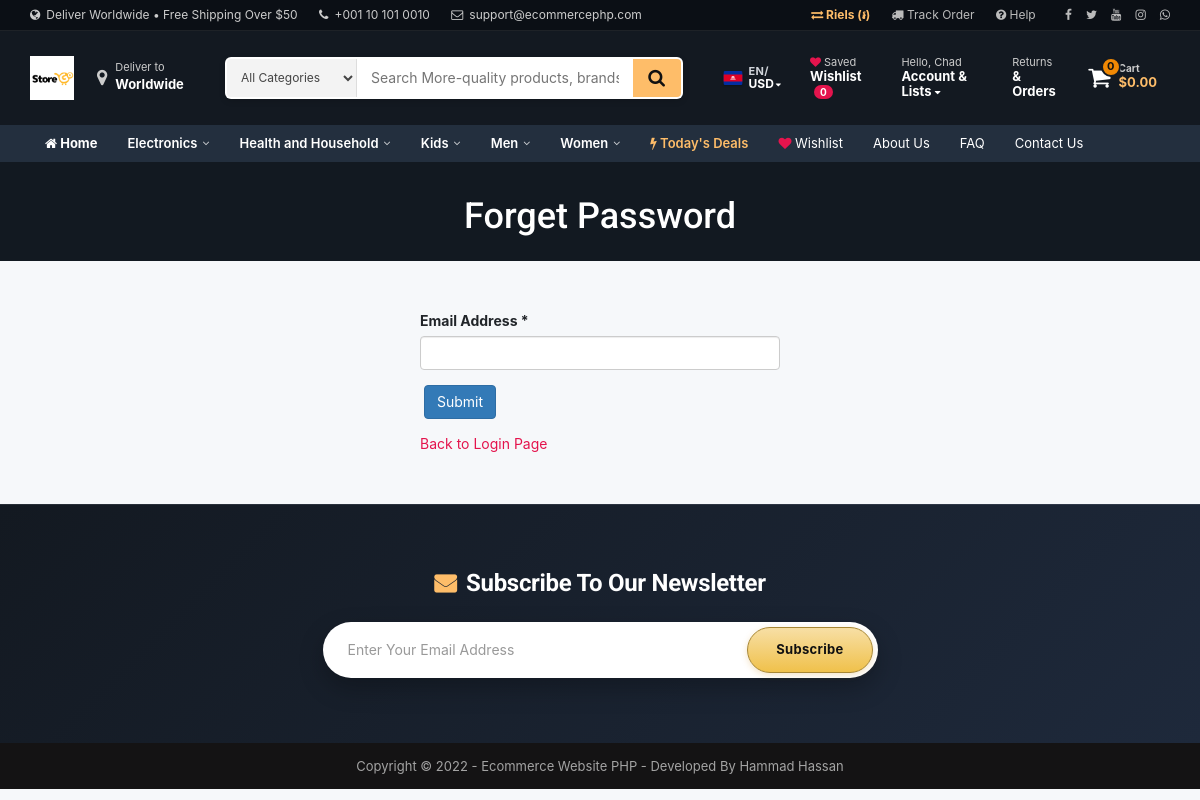
Screenshot of /forget-password.php (signed in) with the database file from the repository.
### tables this page shows
CREATE TABLE `tbl_settings` (
    `id` INT NOT NULL AUTO_INCREMENT,
    `logo` VARCHAR(255) NOT NULL,
    `favicon` VARCHAR(255) NOT NULL,

    `footer_about` TEXT NOT NULL,
    `footer_copyright` TEXT NOT NULL,
    `contact_address` TEXT NOT NULL,
    `contact_email` VARCHAR(255) NOT NULL,
    `contact_phone` VARCHAR(255) NOT NULL,
    `contact_fax` VARCHAR(255) NOT NULL,
    `contact_map_iframe` TEXT NOT NULL,

    `receive_email` VARCHAR(255) NOT NULL,
    `receive_email_subject` VARCHAR(255) NOT NULL,
    `receive_email_thank_you_message` TEXT NOT NULL,
    `forget_password_message` TEXT NOT NULL,

    `total_recent_post_footer` INT NOT NULL,
    `total_popular_post_footer` INT NOT NULL,
    `total_recent_post_sidebar` INT NOT NULL,
    `total_popular_post_sidebar` INT NOT NULL,
    `total_featured_product_home` INT NOT NULL,
    `total_latest_product_home` INT NOT NULL,
    `total_popular_product_home` INT NOT NULL,

    `meta_title_home` TEXT NOT NULL,
    `meta_keyword_home` TEXT NOT NULL,
    `meta_description_home` TEXT NOT NULL,

    `banner_login` VARCHAR(255) NOT NULL,
    `banner_registration` VARCHAR(255) NOT NULL,
    `banner_forget_password` VARCHAR(255) NOT NULL,
    `banner_reset_password` VARCHAR(255) NOT NULL,
    `banner_search` VARCHAR(255) NOT NULL,
    `banner_cart` VARCHAR(255) NOT NULL,
    `banner_checkout` VARCHAR(255) NOT NULL,
    `banner_product_category` VARCHAR(255) NOT NULL,
    `banner_blog` VARCHAR(255) NOT NULL,

    `cta_title` VARCHAR(255) NOT NULL,
    `cta_content` TEXT NOT NULL,
    `cta_read_more_text` VARCHAR(255) NOT NULL,
    `cta_read_more_url` VARCHAR(255) NOT NULL,
    `cta_photo` VARCHAR(255) NOT NULL,

    `featured_product_title` VARCHAR(255) NOT NULL,
    `featured_product_subtitle` VARCHAR(255) NOT NULL,
    `latest_product_title` VARCHAR(255) NOT NULL,
    `latest_product_subtitle` VARCHAR(255) NOT NULL,
    `popular_product_title` VARCHAR(255) NOT NULL,
    `popular_product_subtitle` VARCHAR(255) NOT NULL,

    `testimonial_title` VARCHAR(255) NOT NULL,
    `testimonial_subtitle` VARCHAR(255) NOT NULL,
    `testimonial_photo` VARCHAR(255) NOT NULL,

    `blog_title` VARCHAR(255) NOT NULL,
    `blog_subtitle` VARCHAR(255) NOT NULL,
    `newsletter_text` TEXT NOT NULL,

    `paypal_email` VARCHAR(255) NOT NULL,
    `stripe_public_key` VARCHAR(255) NOT NULL,
    `stripe_secret_key` VARCHAR(255) NOT NULL,

    `bank_detail` TEXT NOT NULL,

    `before_head` TEXT NOT NULL,
    `after_body` TEXT NOT NULL,
    `before_body` TEXT NOT NULL,

    `home_service_on_off` TINYINT NOT NULL,
    `home_welcome_on_off` TINYINT NOT NULL,
    `home_featured_product_on_off` TINYINT NOT NULL,
    `home_latest_product_on_off` TINYINT NOT NULL,
    `home_popular_product_on_off` TINYINT NOT NULL,
    `home_testimonial_on_off` TINYINT NOT NULL,
    `home_blog_on_off` TINYINT NOT NULL,
    `newsletter_on_off` TINYINT NOT NULL,

    `ads_above_welcome_on_off` TINYINT NOT NULL,
    `ads_above_featured_product_on_off` TINYINT NOT NULL,
    `ads_above_latest_product_on_off` TINYINT NOT NULL,
    `ads_above_popular_product_on_off` TINYINT NOT NULL,
    `ads_above_testimonial_on_off` TINYINT NOT NULL,
    `ads_category_sidebar_on_off` TINYINT NOT NULL,

    PRIMARY KEY (`id`)
);

CREATE TABLE `tbl_social` (
  `social_id` int(11) NOT NULL,
  `social_name` varchar(30) NOT NULL,
  `social_url` varchar(255) NOT NULL,
  `social_icon` varchar(30) NOT NULL
);

CREATE TABLE `tbl_top_category` (
  `tcat_id` int(11) NOT NULL,
  `tcat_name` varchar(255) NOT NULL,
  `show_on_menu` int(1) NOT NULL
);

CREATE TABLE `tbl_page` (
  `id` int(11) NOT NULL,
  `about_title` varchar(255) NOT NULL,
  `about_content` text NOT NULL,
  `about_banner` varchar(255) NOT NULL,
  `about_meta_title` varchar(255) NOT NULL,
  `about_meta_keyword` text NOT NULL,
  `about_meta_description` text NOT NULL,
  `faq_title` varchar(255) NOT NULL,
  `faq_banner` varchar(255) NOT NULL,
  `faq_meta_title` varchar(255) NOT NULL,
  `faq_meta_keyword` text NOT NULL,
  `faq_meta_description` text NOT NULL,
  `blog_title` varchar(255) NOT NULL,
  `blog_banner` varchar(255) NOT NULL,
  `blog_meta_title` varchar(255) NOT NULL,
  `blog_meta_keyword` text NOT NULL,
  `blog_meta_description` text NOT NULL,
  `contact_title` varchar(255) NOT NULL,
  `contact_banner` varchar(255) NOT NULL,
  `contact_meta_title` varchar(255) NOT NULL,
  `contact_meta_keyword` text NOT NULL,
  `contact_meta_description` text NOT NULL,
  `pgallery_title` varchar(255) NOT NULL,
  `pgallery_banner` varchar(255) NOT NULL,
  `pgallery_meta_title` varchar(255) NOT NULL,
  `pgallery_meta_keyword` text NOT NULL,
  `pgallery_meta_description` text NOT NULL,
  `vgallery_title` varchar(255) NOT NULL,
  `vgallery_banner` varchar(255) NOT NULL,
  `vgallery_meta_title` varchar(255) NOT NULL,
  `vgallery_meta_keyword` text NOT NULL,
  `vgallery_meta_description` text NOT NULL
);

### forget-password.php (the view, shortened to what the rows shown need)
<?php require_once('header.php'); ?>
<?php
$statement = $pdo->prepare("SELECT * FROM tbl_settings WHERE id=1");
$statement->execute();
$result = $statement->fetchAll(PDO::FETCH_ASSOC);
foreach ($result as $row) {
    $banner_forget_password = $row['banner_forget_password'];
}
?>
<div class="page-banner" style="background-color:#444;background-image: url(assets/uploads/<?php echo $banner_forget_password; ?>);">
    <div class="inner">
        <h1><?php echo LANG_VALUE_97; ?></h1>
    </div>
</div>
<div class="page">
    <div class="container">
    </div>
</div>
<?php require_once('footer.php'); ?>

### header.php (shortened to what the rows shown need)
<?php
include("admin/inc/config.php");
$statement = $pdo->prepare("SELECT * FROM tbl_settings WHERE id=1");
$statement->execute();
$result = $statement->fetchAll(PDO::FETCH_ASSOC);
foreach ($result as $row)
{
	$logo = $row['logo'];
	$contact_email = $row['contact_email'];
	$contact_phone = $row['contact_phone'];
}
?>
<!DOCTYPE html>
<html lang="en">
<head>
	<link rel="stylesheet" href="assets/css/bootstrap.min.css">
	<link rel="stylesheet" href="assets/css/font-awesome.min.css">
	<link rel="stylesheet" href="assets/css/owl.carousel.min.css">
	<link rel="stylesheet" href="assets/css/owl.theme.default.min.css">
	<link rel="stylesheet" href="assets/css/jquery.bxslider.min.css">
    <link rel="stylesheet" href="assets/css/magnific-popup.css">
    <link rel="stylesheet" href="assets/css/rating.css">
	<link rel="stylesheet" href="assets/css/spacing.css">
	<link rel="stylesheet" href="assets/css/bootstrap-touch-slider.css">
	<link rel="stylesheet" href="assets/css/animate.min.css">
	<link rel="stylesheet" href="assets/css/tree-menu.css">
	<link rel="stylesheet" href="assets/css/select2.min.css">
	<link rel="stylesheet" href="assets/css/main.css">
	<link rel="stylesheet" href="assets/css/responsive.css">
	<link rel="stylesheet" href="assets/css/modern-ecommerce.css?v=<?php echo time(); ?>">
	<?php
	$statement = $pdo->prepare("SELECT * FROM tbl_page WHERE id=1");
	$statement->execute();
	$result = $statement->fetchAll(PDO::FETCH_ASSOC);
		?>
</head>
<body>
<?php
$stmt_top_cat = $pdo->prepare("SELECT * FROM tbl_top_category ORDER BY tcat_name ASC");
$stmt_top_cat->execute();
$header_top_categories = $stmt_top_cat->fetchAll(PDO::FETCH_ASSOC);
?>
<div class="modern-top-bar">
	<div class="container">
		<div class="row">
			<div class="col-md-7 col-sm-6 col-xs-12">
				<span class="top-item"><i class="fa fa-globe"></i> Deliver Worldwide &bull; Free Shipping Over $50</span>
				<span class="top-item hidden-xs"><i class="fa fa-phone"></i> <?php echo htmlspecialchars($contact_phone); ?></span>
				<span class="top-item hidden-xs hidden-sm"><i class="fa fa-envelope-o"></i> <?php echo htmlspecialchars($contact_email); ?></span>
			</div>
			<div class="col-md-5 col-sm-6 col-xs-12 text-right">
				<span class="top-item hidden-xs" style="margin-right: 0;">
					<?php
					$statement = $pdo->prepare("SELECT * FROM tbl_social");
					$statement->execute();
					$result = $statement->fetchAll(PDO::FETCH_ASSOC);
					foreach ($result as $row) {
						if (!empty($row['social_url'])) {
							echo '<a href="'.$row['social_url'].'" style="margin-left:8px;" target="_blank"><i class="'.$row['social_icon'].'"></i></a>';
						}
					}
					?>
				</span>
			</div>
		</div>
	</div>
</div>
<header class="modern-header">
	<div class="container">
		<div class="row" style="display: flex; align-items: center; flex-wrap: wrap;">
			<div class="col-md-2 col-sm-4 col-xs-6 logo-area" style="display: flex; align-items: center; gap: 12px;">
				<a href="index.php">
					<img src="assets/uploads/<?php echo $logo; ?>" alt="Store Logo">
				</a>
			</div>
		</div>
	</div>
</header>
<nav class="modern-subnav">
	<div class="container">
		<div class="row">
			<div class="col-md-12">
				<ul>
					<?php foreach (array_slice($header_top_categories, 0, 5) as $top_c): ?>
						<li class="nav-mega-item">
							<a href="product-category.php?id=<?php echo $top_c['tcat_id']; ?>&type=top-category">
								<?php echo htmlspecialchars($top_c['tcat_name']); ?> <i class="fa fa-angle-down nav-caret"></i>
							</a>
						</li>
					<?php endforeach; ?>
					<?php
					$statement = $pdo->prepare("SELECT * FROM tbl_page WHERE id=1");
					$statement->execute();
					$result = $statement->fetchAll(PDO::FETCH_ASSOC);
					foreach ($result as $row) {
						$about_title = $row['about_title'];
						$faq_title = $row['faq_title'];
						$contact_title = $row['contact_title'];
					}
					?>
					<li><a href="about.php"><?php echo $about_title; ?></a></li>
					<li><a href="faq.php"><?php echo $faq_title; ?></a></li>
					<li><a href="contact.php"><?php echo $contact_title; ?></a></li>
				</ul>
			</div>
		</div>
	</div>
</nav>

### footer.php (shortened to what the rows shown need)
<?php
$statement = $pdo->prepare("SELECT * FROM tbl_settings WHERE id=1");
$statement->execute();
$result = $statement->fetchAll(PDO::FETCH_ASSOC);
foreach ($result as $row)
{
	$footer_copyright = $row['footer_copyright'];
    $newsletter_on_off = $row['newsletter_on_off'];
}
?>
<?php if($newsletter_on_off == 1): ?>
<section class="home-newsletter">
	<div class="container">
		<div class="row">
			<div class="col-md-6 col-md-offset-3">
				<div class="single">
				<form action="" method="post">
					<h2><?php echo LANG_VALUE_93; ?></h2>
				</div>
			</div>
		</div>
	</div>
</section>
<?php endif; ?>
<div class="footer-bottom">
	<div class="container">
		<div class="row">
			<div class="col-md-12 copyright">
				<?php echo $footer_copyright; ?>
			</div>
		</div>
	</div>
</div>
</body>
</html>

### rows the page displays
tbl_settings: contact_phone "+001 10 101 0010", contact_email "support@ecommercephp.com", logo (picture), banner_forget_password (picture), footer_copyright "Copyright © 2022 - Ecommerce Website PHP - Developed By Hammad Hassan"
tbl_top_category: tcat_name "Electronics"
tbl_top_category: tcat_name "Health and Household"
tbl_top_category: tcat_name "Kids"
tbl_top_category: tcat_name "Men"
tbl_top_category: tcat_name "Women"
tbl_page: about_title "About Us", faq_title "FAQ", contact_title "Contact Us"

### other values shown
$current_lang "EN"
$current_currency "USD"
$wishlist_count "0"
$first_name "Chad"
$cart_item_count "0"
format_price($table_total_price) "$0.00"
LANG_VALUE_97 "Forget Password"
LANG_VALUE_94 "Email Address"
LANG_VALUE_12 "Back to Login Page"
LANG_VALUE_93 "Subscribe To Our Newsletter"
LANG_VALUE_92 "Subscribe"
